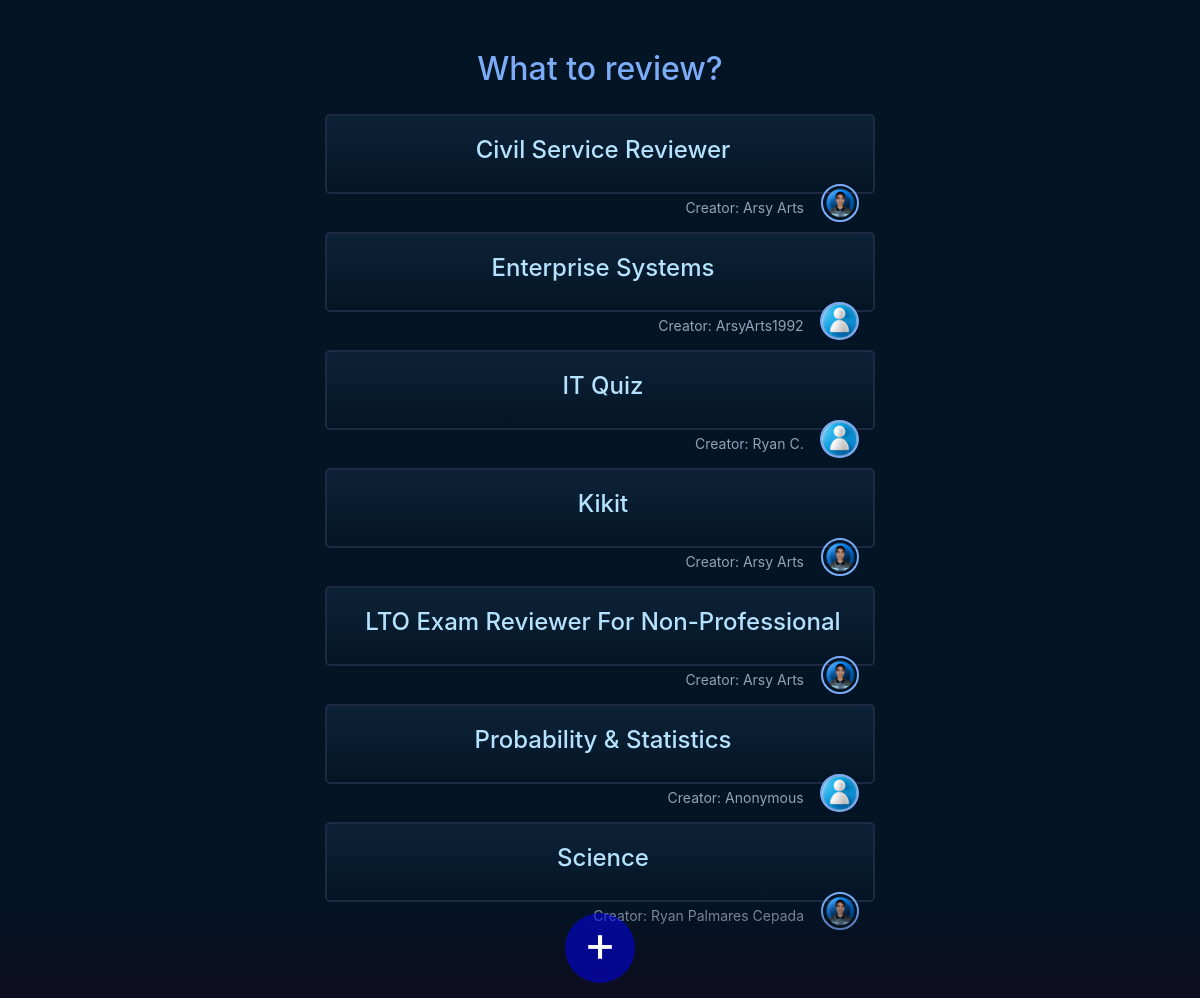
The app's page /studies.php with its own data.
### tables this page shows
CREATE TABLE `tbl_creator` (
  `owner_id` int(20) NOT NULL,
  `userName` varchar(200) NOT NULL,
  `profilePic` varchar(200) NOT NULL,
  `dateAdded` timestamp NOT NULL DEFAULT current_timestamp(),
  `dateModified` timestamp NOT NULL DEFAULT current_timestamp() ON UPDATE current_timestamp(),
  `study_id` int(20) NOT NULL
);

CREATE TABLE `tbl_studies` (
  `study_id` int(20) NOT NULL,
  `title` varchar(200) NOT NULL,
  `pin1` varchar(200) NOT NULL,
  `pin2` varchar(200) NOT NULL,
  `dateAdded` timestamp NOT NULL DEFAULT current_timestamp(),
  `dateModified` timestamp NOT NULL DEFAULT current_timestamp() ON UPDATE current_timestamp()
);

### studies.php (the view, shortened to what this page needs)
<!DOCTYPE html>
<html lang="en">
<head>
    <link rel="stylesheet" href="https://maxcdn.bootstrapcdn.com/bootstrap/4.5.2/css/bootstrap.min.css">
    <link rel="stylesheet" href="https://cdnjs.cloudflare.com/ajax/libs/font-awesome/5.15.4/css/all.min.css">
</head>
<body>
<div class="container study-container text-center">
    <h2 id="head-what-study">What to review?</h2>
    <div class="studies-container mt-3 mb-5">
        <div class="study-box">
            <ul>
                <?php
                require_once "config.php";
                $sql = "
                    SELECT s.study_id, s.title, o.profilePic, o.username
                    FROM tbl_studies s
                    LEFT JOIN tbl_creator o ON s.study_id = o.study_id
                    WHERE s.study_id IS NOT NULL AND o.profilePic IS NOT NULL AND o.username IS NOT NULL
                    ORDER BY s.title ASC
                ";
                if ($result = $pdo->query($sql)) {
                    $totalRows = $result->rowCount();
                    if ($totalRows > 0) {
                        while ($row = $result->fetch(PDO::FETCH_ASSOC)) {
                            if (!empty($row['profilePic']) && !empty($row['username'])) {
                                $profilePic = htmlspecialchars($row['profilePic']);
                                $username = htmlspecialchars($row['username']);
                                echo '<li><button type="button" class="btn btn-block btn-transparent study-button text-center pl-3"
                                    data-study-id="' . htmlspecialchars($row['study_id']) . '"
                                    data-study-name="' . htmlspecialchars($row['title']) . '">
                                    <h4>' . htmlspecialchars($row['title']) . '</h4>
                                </button></li>
                                <div class="username-and-profpic">
                                    <span class="creator-username mt-2">Creator: ' . htmlspecialchars($username) . '</span>
                                    <img src="images/' . $profilePic . '" id="profile-icon" alt="Profile Picture">
                                </div>
                                ';
                            }
                        }
                    } else {
                        echo '<div class="alert alert-danger"><em>No studies found.</em></div>';
                    }
                } else {
                    echo "Oops! Something went wrong. Please try again later.";
                }
                ?>
            </ul>
        </div>
    </div>
    <div class="btn-container">
        <button type="button" class="btn btn-transparent text-center align-items-center" id="create-new-button" onclick="window.location.href='study_create.php';">
            <p>+</p>
        </button>
    </div>
</div>
</body>
</html>

### studies.php (style rules this page uses)
body { background-color: #031525; }
.study-container { margin-top: 40px; max-width: 600px; min-height: 546px; position: relative; margin-bottom: 0px; }
#head-what-study { color: #7cacf8; }
.study-box { position: relative; padding: 10px; border-radius: 8px; color: white; }
.study-box ul { padding: 0; margin: 0; list-style-type: none; }
.study-button { display: block; width: 100%; min-height: 80px; margin: 0 0 10px 0; padding: 10px; background-color: #0d2136; color: #b5e3ff; border: 2px solid #1e2a44; border-radius: 5px; text-align: left; background: linear-gradient(to bottom, #0d2136 10%, rgba(13, 14, 31, 0) 100%); }
.username-and-profpic { display: flex; align-items: center; justify-content: end; margin-top: -20px; margin-bottom: 10px; background-color: transparent; }
#profile-icon { height: 38px; margin-left: 3%; margin-right: 3%; border: 2px solid #7cacf8; border-radius: 50%; align-self: flex-start; }
.creator-username { color: #92a2b9; font-size: 14px; max-width: 80%; word-wrap: break-word; text-align: right; margin-top: 5px; }
.btn-container { position: fixed; bottom: 0px; left: 50%; transform: translateX(-50%); width: 100%; padding: 15px !important; box-sizing: border-box; background: linear-gradient(to top, #0d0e1f 10%, rgba(13, 14, 31, 0) 100%); }
#create-new-button { padding: 0px; width: 70px; height: 70px; border-radius: 50%; background-color: rgba(0, 0, 255, 0.5) !important; background-color: blue; }
#create-new-button p { color: white; font-size: 50px; margin-top: -8px; opacity: 1; }
@media (min-width: 768px) { .study-container { margin-top: 50px; max-width: 600px; min-height: 565px; position: relative; } }

### records on screen
tbl_creator: study.title "Civil Service Reviewer", userName "Arsy Arts", profilePic (picture)
tbl_creator: study.title "Enterprise Systems", userName "ArsyArts1992", profilePic (picture)
tbl_creator: study.title "IT Quiz", userName "Ryan C.", profilePic (picture)
tbl_creator: study.title "Kikit", userName "Arsy Arts", profilePic (picture)
tbl_creator: study.title "LTO Exam Reviewer For Non-Professional", userName "Arsy Arts", profilePic (picture)
tbl_creator: study.title "Probability & Statistics", userName "Anonymous", profilePic (picture)
tbl_creator: study.title "Science", userName "Ryan Palmares Cepada", profilePic (picture)
